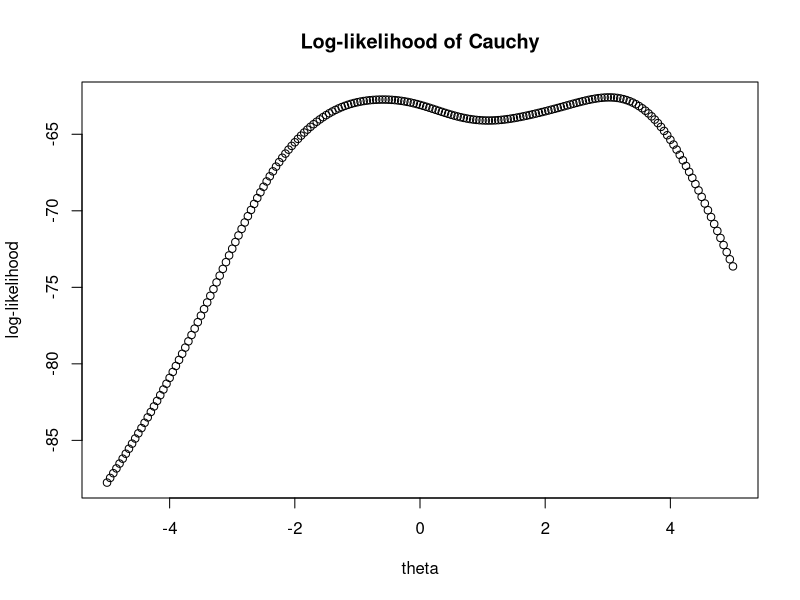

Write R code to recreate this figure.
## va
x1 <- c(1.77, -0.23, 2.76, 3.80, 3.47, 56.75, -1.34, 4.24, -2.44,
       3.29, 3.71, -2.40, 4.53, -0.07, -1.05, -13.87, -2.53, -1.75)
StartPoints <- c(-11, -1, 0, 1.5, 4, 4.7, 7, 8, 38)
## lodaing package
library(ggplot2)

## first trial
# Problem 1.b 
# loglikelihood
Theta_value <- seq(-5, 5, by=0.05)

loglik_cauchy <- function(theta){
  # theta : location
  # x : a vector with samples
  x1 <- c(1.77, -0.23, 2.76, 3.80, 3.47, 56.75, -1.34, 4.24, -2.44,
          3.29, 3.71, -2.40, 4.53, -0.07, -1.05, -13.87, -2.53, -1.75)
  n <- length(x1)
  term <- 0
  for(i in 1:n){
    term <- term + log(1+(theta-x1[i])^2)
  }
#  a <- log(1+(theta-x1)^2)
  ll_cauchy <- -n*log(pi)- term
  ll_cauchy
}

LogLik_plot <- sapply(Theta_value, function(theta) loglik_cauchy(theta))
# df <- data.frame(Theta_value, LogLik_plot)
# g <- ggplot(df, aes(Theta_value, LogLik_plot))
# plot log-likelihood
plot(Theta_value, LogLik_plot,xlab = "theta",ylab = "log-likelihood",
     main = "Log-likelihood of Cauchy")

ObjectFun <- function(theta){
  -1*loglik_cauchy(theta)  #nlminb is finding minimum value, then multiply by -1
}

#Newton-Raphson
# z = nlminb(-11, ObjectFun)
mytab <- sapply(c(StartPoints, mean(x1)), function(x0) nlminb(x0,ObjectFun))
dimnames(mytab) <- list(c("theta","objective","convergence","iterations",
                          "evaluations","mesage"),c(StartPoints, mean(x1)))

# Problem 1.c fixed point iterations
myIterator <- function(xinit, f, eps = 1e-06, itmax = 100, verbose = FALSE, 
                       ...) {
  xold <- xinit
  itel <- 1
  repeat {
    xnew <- f(xold, ...)
    if (verbose) 
      cat("Iteration: ", formatC(itel, width = 3, format = "d"), "xold: ", 
          formatC(xold, digits = 8, width = 12, format = "f"), "xnew: ", 
          formatC(xnew, digits = 8, width = 12, format = "f"), "\n")
    if ((supDist(xold, xnew) < eps) || (itel == itmax)) {
      return(xnew)
    }
    xold <- xnew
    itel <- itel + 1
  }
}